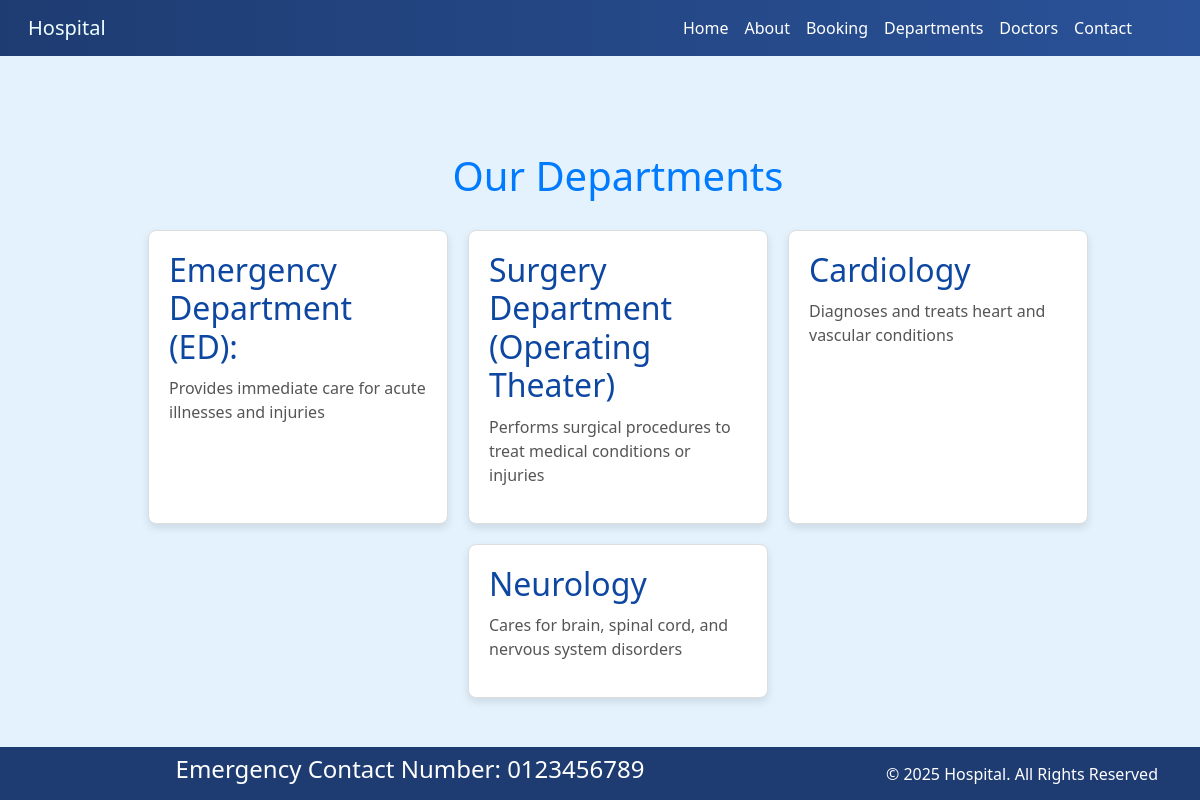
Page /department/ on the committed database.
### hospital_app/models.py (models this page shows)
class Departmet(models.Model):
    def_name = models.CharField(max_length=100)
    def_display_name = models.TextField()

### hospital_app/views.py (the view)
# urls.py: path('department/',views.department,name='department')
def department(request):
    dict_dept={
        'dept':Departmet.objects.all()
    }
    return render(request,'department.html',dict_dept)

### templates/department.html (shortened to what this page needs)
{% extends "base.html" %}
{% load static %}
{% block content %}
<link rel="stylesheet" href="{% static 'css/department.css' %}">
<div class="container  m-5 p-5">
    <h1 style="color: #007bff;" class="text-center">Our Departments</h1>
    <div class="department-list">
        {% for d in dept %}
        <div class="department-card">
            <h2>{{d.def_name}}</h2>
            <p>{{d.def_display_name}}</p>
        </div>
        {% endfor %}
    </div>
    {% endblock content %}

### templates/base.html (shortened to what this page needs)
{% load static %}
<!DOCTYPE html>
<html lang="en">
<head>
    <link href="https://cdn.jsdelivr.net/npm/bootstrap@5.3.0/dist/css/bootstrap.min.css" rel="stylesheet">
    <link rel="stylesheet" href="https://cdnjs.cloudflare.com/ajax/libs/font-awesome/6.4.0/css/all.min.css">
</head>
<body>
    <nav class="navbar navbar-expand-lg navbar-light ">
        <div class="container-fluid">
            <a class="navbar-brand  text-capitalize ms-3" href="{% url "index" %}">hospital</a>
            <div class="collapse navbar-collapse" id="navbarNav">
                <ul class="navbar-nav ms-auto me-lg-5">
                    <li class="nav-item">
                        <a class="nav-link " href="{% url "index" %}">Home</a>
                    </li>
                    <li class="nav-item">
                        <a class="nav-link" href="{% url "about" %}">About</a>
                    </li>
                    <li class="nav-item">
                        <a class="nav-link" href="{% url "booking" %}">Booking</a>
                    </li>
                    <li class="nav-item">
                        <a class="nav-link" href="{% url "department" %}">Departments</a>
                    </li>
                    <li class="nav-item">
                        <a class="nav-link" href="{% url "doctors" %}">Doctors</a>
                    </li>
                    <li class="nav-item">
                        <a class="nav-link" href="{% url "contact" %}">Contact</a>
                    </li>
                </ul>
            </div>
        </div>
    </nav>
    {% block content %} {% endblock content %}
    <section class="fixed-bottom">
        <footer class="pt-2 pb-2  footer">
            <div class="container">
                <div class="row align-items-center">
                    <div class="col-12 col-md-8">
                        <h4 class="text-center">Emergency Contact Number: 0123456789</h4>
                    </div>
                    <div class="col-12 col-md-4 mt-4 mt-md-0 text-center text-md-end">
                        © 2025 Hospital. All Rights Reserved
                    </div>
                </div>
            </div>
        </footer>
    </section>
</body>
</html>

### static/css/department.css (style rules this page uses)
body { background-color: #e3f2fd; }
h1 { color: #0d47a1; text-align: center; margin-bottom: 30px; }
.department-list { display: flex; flex-wrap: wrap; justify-content: center; gap: 20px; }
.department-card { background-color: #ffffff; border: 1px solid #dddddd; border-radius: 8px; padding: 20px; width: 300px; box-shadow: 0 4px 8px rgba(0, 0, 0, 0.1); transition: transform 0.3s ease; }
.department-card h2 { color: #0d47a1; margin-bottom: 10px; }
.department-card p { color: #555555; }

### templates/base.html (style rules this page uses)
body { overflow-x: hidden; box-sizing: border-box; width: 100vw; background-color: #e3f2fd !important; color: #333333; }
nav { background: linear-gradient(to right, #1e3c72, #2a5298); }
.navbar-brand { color: azure !important; }
.nav-link { color: #fff; transition: all 4s; position: relative; }
.nav-link::before { content: ''; position: absolute; width: 0; height: 2px; bottom: 0; left: 50%; background-color: #ff0000; transition: all 0.3s ease-out; }
.footer { background-color: #1e3c72; color: #ffffff; padding: 20px; }

### rows in the picture
Departmet: def_name "Emergency Department (ED):", def_display_name "Provides immediate care for acute illnesses and injuries"
Departmet: def_name "Surgery Department (Operating Theater)", def_display_name "Performs surgical procedures to treat medical conditions or injuries"
Departmet: def_name "Cardiology", def_display_name "Diagnoses and treats heart and vascular conditions"
Departmet: def_name "Neurology", def_display_name "Cares for brain, spinal cord, and nervous system disorders"
